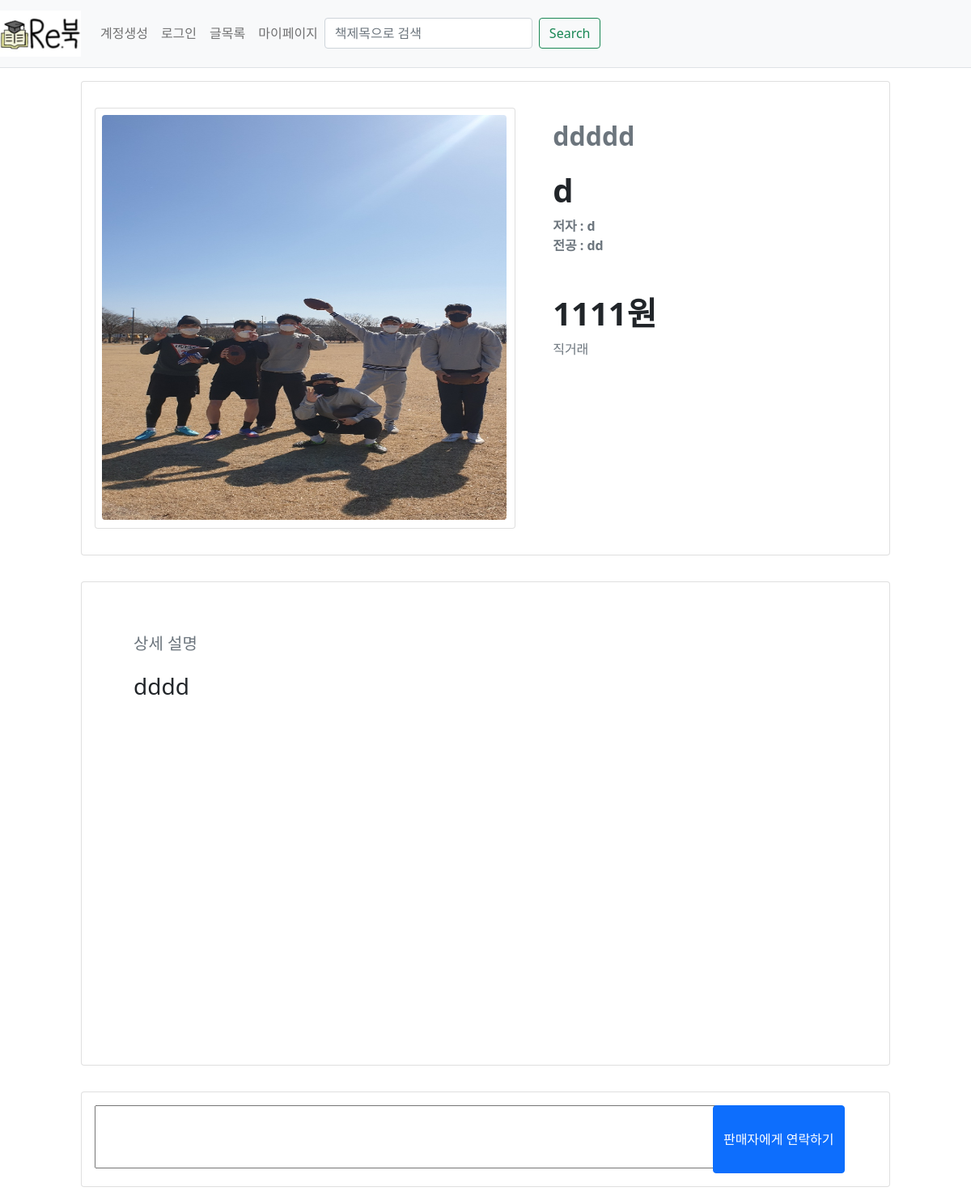
/post/detail/23, run on the app's committed database.
### webproject/models.py (models this page shows)
class Post(db.Model): #판매페이지
    id = db.Column(db.Integer, primary_key=True)
    subject = db.Column(db.String(200), nullable=False)
    content = db.Column(db.Text(),nullable=False)
    isparcel = db.Column(db.Boolean(), nullable=True,server_default='True')  # True: 택배, False: 직거래
    create_date = db.Column(db.DateTime(), nullable=False)
    img_path = db.Column(db.String(), nullable=True, server_default='1')  # 요거는 나중에 추가해보자
    book_info_id = db.Column(db.Integer, db.ForeignKey('bookinfo.id', ondelete='CASCADE'))
    book = db.relationship('BookInfo', backref=db.backref('post_set'))
    user_id = db.Column(db.Integer, db.ForeignKey('user.id', ondelete='CASCADE'), nullable=False)
    user = db.relationship('User', backref=db.backref('post_set'))

class BookInfo(db.Model): # 책 정보
    __tablename__ = 'bookinfo'
    id = db.Column(db.Integer, primary_key=True)
    name = db.Column(db.String(200),nullable=False) #책이름
    author = db.Column(db.String(200),nullable=False) #저자
    school = db.Column(db.String(200),nullable=False) #학교
    department = db.Column(db.String(200),nullable=False) #학과
    price = db.Column(db.Integer, nullable=False)

class User(db.Model):
    id = db.Column(db.Integer, primary_key =True)
    username = db.Column(db.String(150), unique=True, nullable=False)
    password = db.Column(db.String(200), nullable=False)
    email = db.Column(db.String(120), unique=True, nullable=False)

### webproject/views/post_views.py (the view)
@bp.route('/detail/<int:post_id>')
def detail(post_id):
    post = Post.query.get_or_404(post_id)
    book = BookInfo.query.get(post.book_info_id)
    return render_template('post/post_detail.html', post=post, book=book)

### webproject/views/auth_views.py (called while the page is built)
@bp.before_app_request
def load_logged_in_user():
    user_id=session.get('user_id')
    if user_id is None:
        g.user = None
    else:
        g.user = User.query.get(user_id)

@bp.before_app_request
def load_logged_in_user():
    user_id=session.get('user_id')
    if user_id is None:
        g.user = None
    else:
        g.user = User.query.get(user_id)

### webproject/templates/post/post_detail.html (shortened to what this page needs)
{% extends 'base.html' %}
{% block content%}
<div class="d-flex justify-content-center">
    <div class="card mb-3 mt-3" style="width: 1000px;">
        <div class="row g-0">
        <div class="col-md-7">
            <div class="card-body">
                <div class="card mb-3 mt-3 "  style="width: 520px; height: 520px;">
                    <img src="{{post.img_path}}" width="500px" height="500px" class="rounded mt-2 ms-2">
                </div>
            </div>
        </div>
            <div class="col md-3 position-relative">
                <div class="mt-5">
                    <h2 class="text-muted mb-4"><b>{{ post.subject }}</b></h2>
                    <div class="mb-5">
                    <h1 class="mb-2"><b>{{book.name}}</b></h1>
                    <p class="text-muted mb-0"><b>저자 : {{book.author}}</b></p>
                    <p class="text-muted mb-0"><b>전공 : {{book.department}}</b></p>
                    </div>
                    <span>
                        <h1><b>{{book.price}}원</b></h1>
                        {% if post.isparcel %}
                        <p class="text-muted mt-0 mb-0">택배</p>
                        {%else%}
                        <p class="text-muted mt-0 mb-0">직거래</p>
                        {% endif %}
                    </span>
                </div>
            </div>
        </div>
        </div>
</div>
<div class="d-flex justify-content-center">
    <div class="card mb-3 mt-3" style="width: 1000px;">
        <div class="card-body mt-5 ms-5 me-5 mb-5" style="height: 500px;">
            <h5 class="text-muted mb-4" >상세 설명</h5>
            <h3>{{post.content}}</h3>
        </div>
    </div>
</div>
<div class="d-flex justify-content-center">
    <div class="card mb-3 mt-3" style="width: 1000px;">
        <div class="card-body">
                   <form action="{{url_for('reply.create',post_id=post.id)}}" method="post">
                       <div class="row g-0">
                       <div class="col-md-9" ><textarea {% if g.user.id == post.user.id %}disabled{%endif%} name="content" id="content" rows="3" cols="90em" required></textarea></div>
                           <div class="col-md-3 d-flex justify-content-center" style="height:auto;"><input class="btn btn-primary " type="submit" value="판매자에게 연락하기"></div>
                       </div>
                    </form>
        </div>
    </div>
    </div>
{%endblock%}

### data on the page
Post: img_path (picture), subject "ddddd", content "dddd"
BookInfo: name "d", author "d", department "dd", price "1111"
